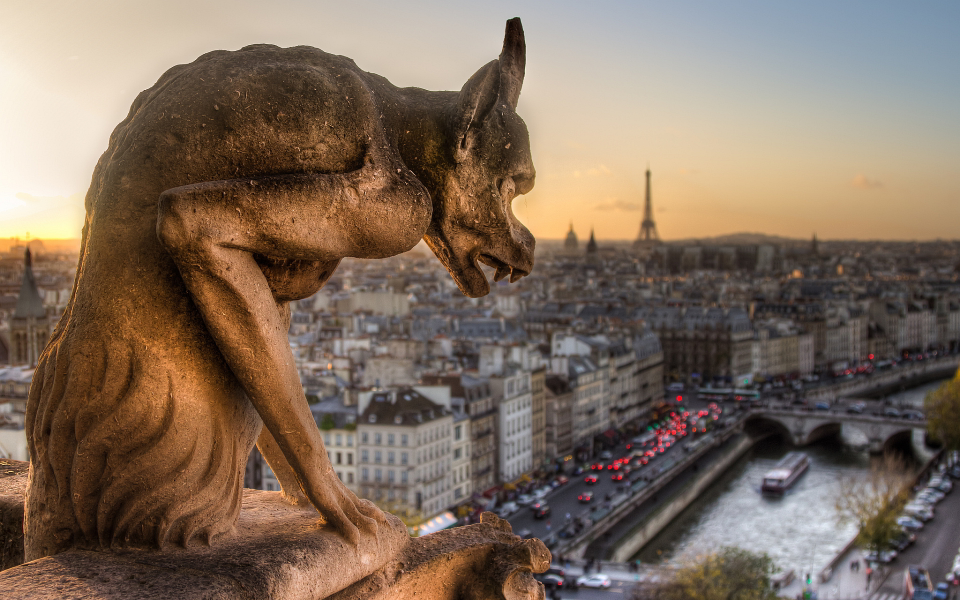
#> input picture photo/gargoyle.jpg, 1920 x 1200 px (shown at 1/2 size)
$ python masking.py
#> lines starting #> are read from the running program, lines starting #| are printed output that depends on the picture; after the words box and inside, x2 and y2 are one past the last pixel; in counts of white or black regions, pixels touching at a corner belong together
import cv2 as cv
import numpy as np

img = cv.imread('photo/gargoyle.jpg')
#> img is the input picture: shape (1200, 1920, 3); mean B, G, R 93.8, 108.9, 127.2
[height,width] = img.shape[:2]
#> height = 1200; width = 1920

img = cv.resize(img, (int(width*0.4), int(height*0.4)), interpolation=cv.INTER_AREA)
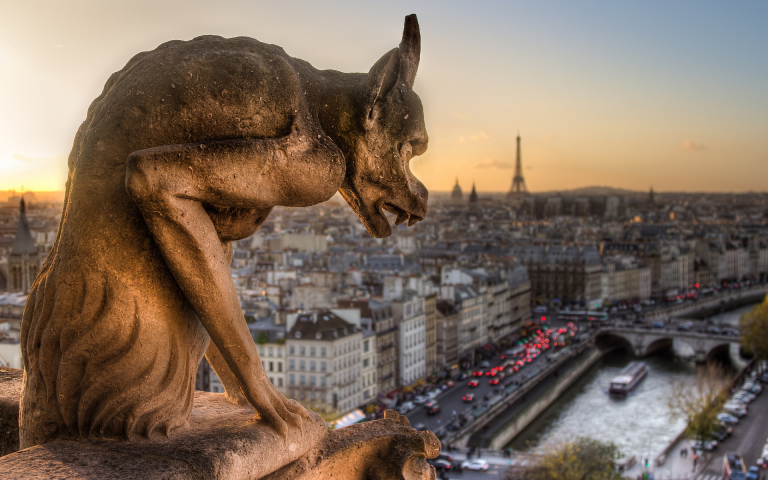
#> img: shape (480, 768, 3); mean B, G, R 93.8, 108.9, 127.3
cv.imshow('Gargoyle', img)

blank = np.zeros(img.shape[:2], dtype='uint8')
cv.imshow('Blank', blank)

mask = cv.circle(blank, (img.shape[1]//2 -30, img.shape[0]//2 - 30), 100, 255, -1)
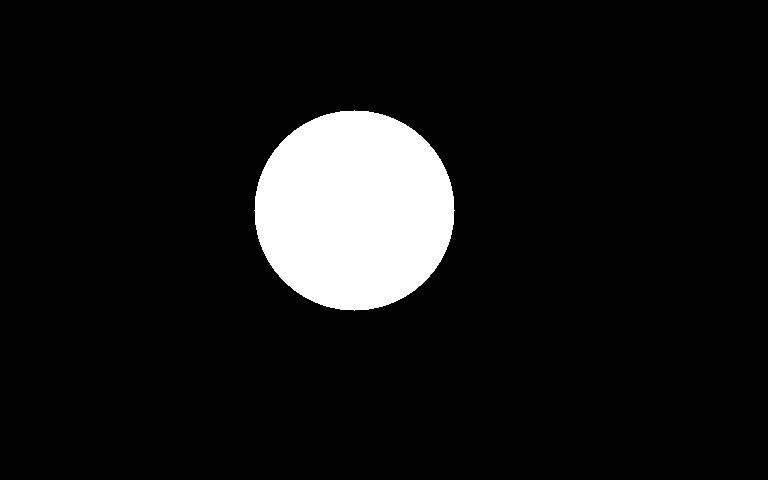
#> blank: shape (480, 768); 8.5% white; 1 white region, box (x1, y1, x2, y2) and area: (254, 110, 455, 311) 31417
cv.imshow('Mask', mask)

masked = cv.bitwise_and(img, img, mask=mask)
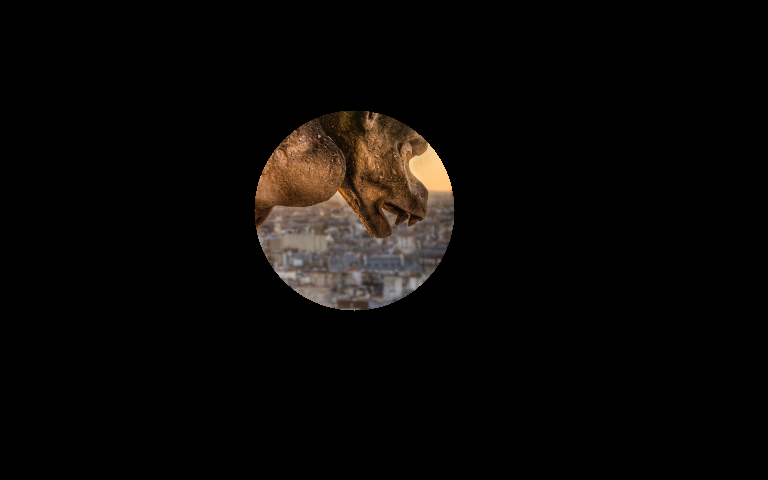
#> masked: shape (480, 768, 3); mean B, G, R 6, 7.6, 9.7
cv.imshow('Masked Image', masked)

cv.waitKey(0)
